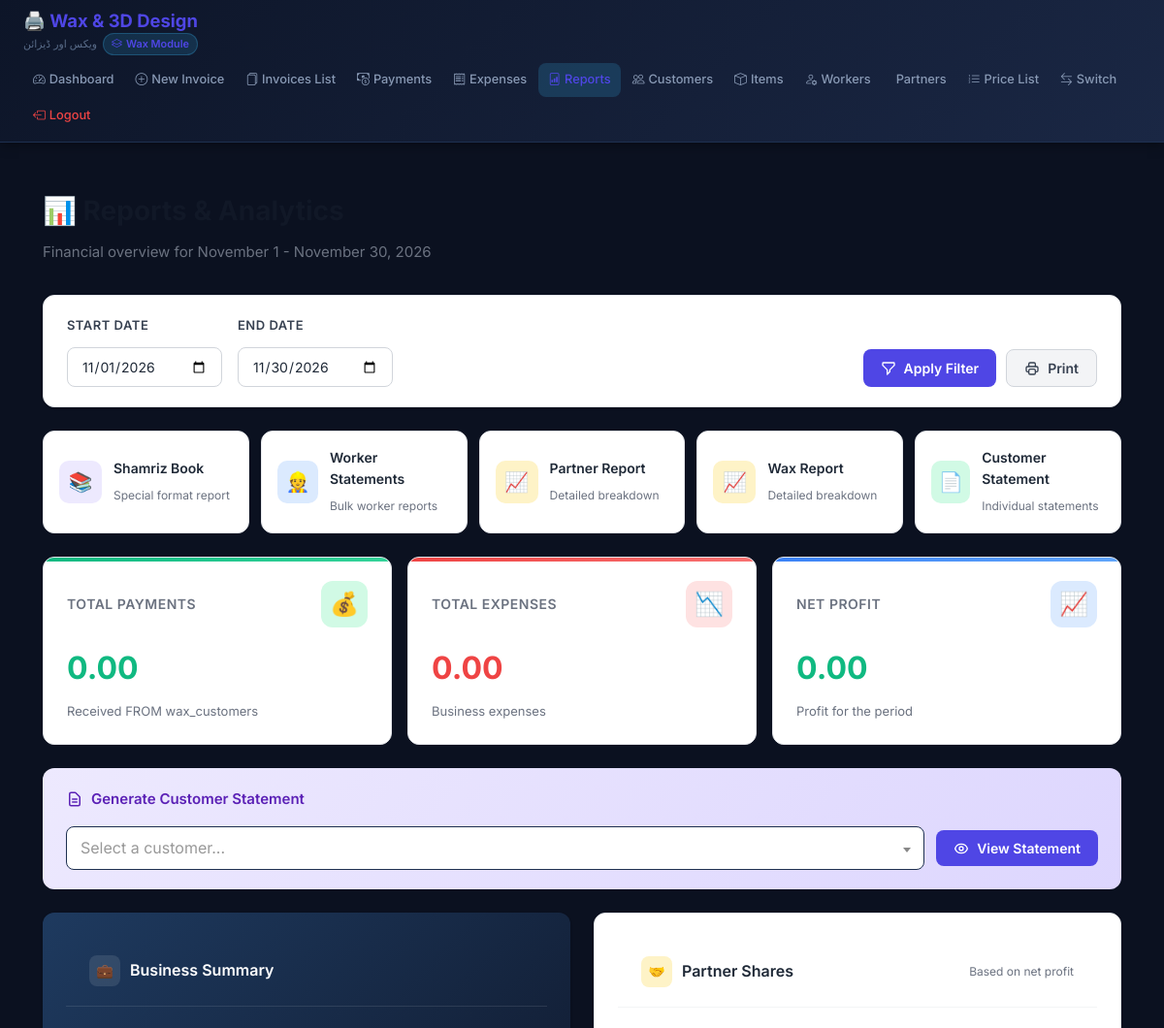
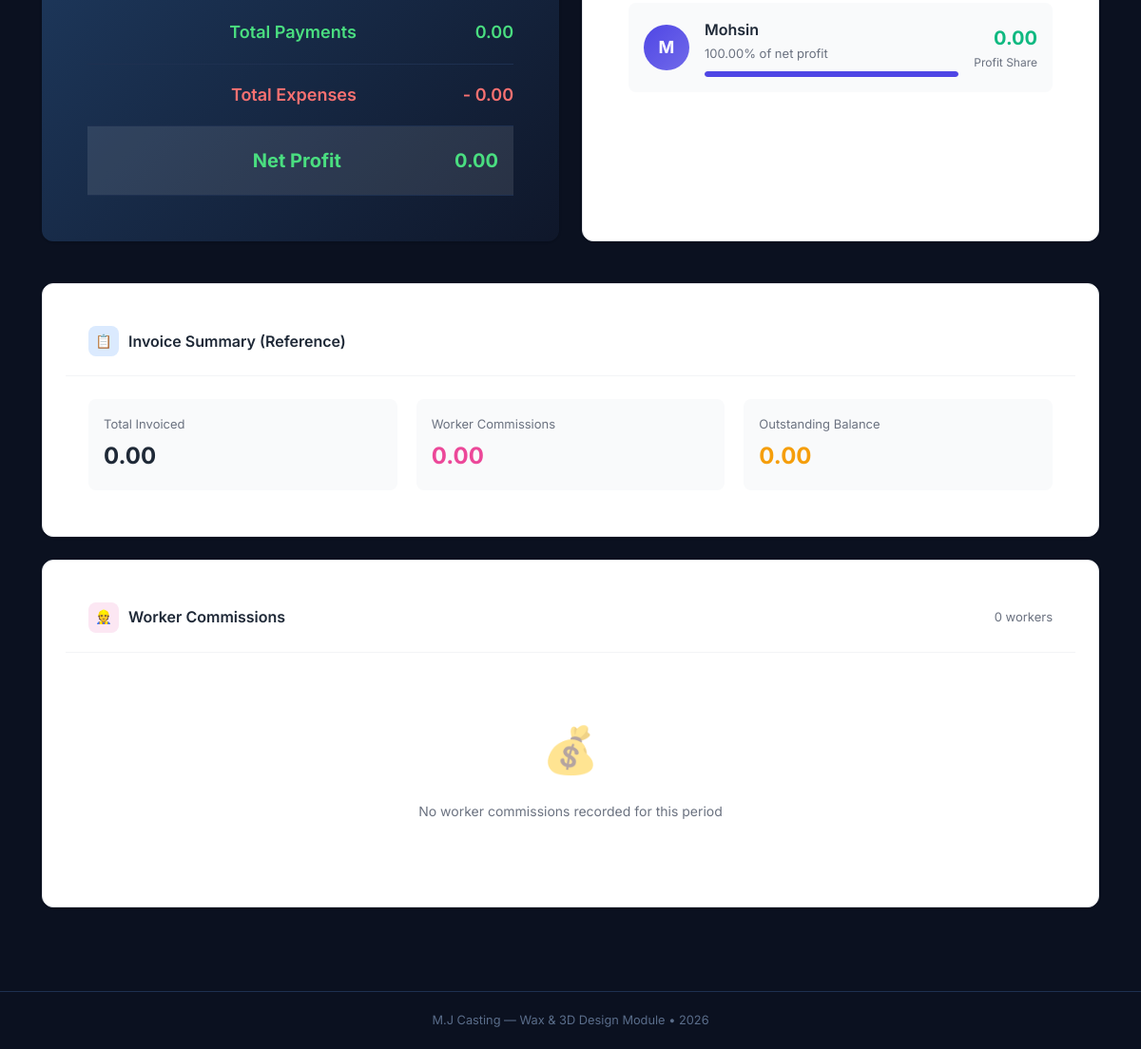
Screenshot of /wax/reports.php (signed in) with the database file from the repository (2 pictures, top to bottom).
### tables this page shows
CREATE TABLE `wax_partners` (
  `id` int(11) NOT NULL,
  `name` varchar(100) NOT NULL,
  `share_percentage` decimal(5,2) NOT NULL,
  `active` tinyint(1) DEFAULT 1
);

### wax/includes/functions.php (called while the page is built, shortened)
<?php
function format_currency($amount) {
    return number_format($amount, 2);
}

### wax/reports.php (the view, shortened to what this page needs)
<?php
require_once __DIR__ . '/includes/functions.php';
$pdo = getDB();
$start_date = $_GET['start_date'] ?? $_COOKIE['report_start_date'] ?? date('Y-m-01');
$end_date = $_GET['end_date'] ?? $_COOKIE['report_end_date'] ?? date('Y-m-t');
$stmt = $pdo->prepare("SELECT SUM(amount) FROM wax_payments WHERE payment_date BETWEEN ? AND ?");
$stmt->execute([$start_date, $end_date]);
$total_payments = $stmt->fetchColumn() ?: 0;
$stmt = $pdo->prepare("SELECT SUM(amount) FROM wax_expenses WHERE expense_date BETWEEN ? AND ?");
$stmt->execute([$start_date, $end_date]);
$total_expenses = $stmt->fetchColumn() ?: 0;
$net_profit = $total_payments - $total_expenses;
$sql = "
    SELECT
        SUM(ii.amount) as total_billed,
        SUM(ii.amount * (ii.worker_percentage / 100)) as total_worker_comm
    FROM wax_invoice_items ii
    JOIN wax_invoices i ON ii.invoice_id = i.id
    WHERE i.invoice_date BETWEEN ? AND ?
";
$stmt = $pdo->prepare($sql);
$stmt->execute([$start_date, $end_date]);
$invoice_stats = $stmt->fetch();
$total_billed = $invoice_stats['total_billed'] ?: 0;
$total_worker_comm = $invoice_stats['total_worker_comm'] ?: 0;
$sql_workers = "
    SELECT
        w.id,
        w.name,
        SUM(ii.commission_amount) as commission
    FROM wax_invoice_items ii
    JOIN wax_invoices i ON ii.invoice_id = i.id
    JOIN wax_workers w ON ii.worker_id = w.id
    WHERE i.invoice_date BETWEEN ? AND ?
    GROUP BY w.id, w.name
    HAVING commission > 0
    ORDER BY commission DESC
";
$stmt = $pdo->prepare($sql_workers);
$stmt->execute([$start_date, $end_date]);
$worker_stats = $stmt->fetchAll();
$partners = $pdo->query("SELECT name, share_percentage FROM wax_partners WHERE active = 1")->fetchAll();
include __DIR__ . '/templates/header.php';
?>
<div class="reports-container">
    <div class="page-header">
        <h1>📊 Reports & Analytics</h1>
        <p>Financial overview for <?= date('F j', strtotime($start_date)) ?> - <?= date('F j, Y', strtotime($end_date)) ?></p>
    </div>
    <div class="filter-section">
        <form method="GET" class="filter-row">
            <div class="filter-group">
                <label>Start Date</label>
                <input type="date" name="start_date" value="<?= $start_date ?>">
            </div>
            <div class="filter-group">
                <label>End Date</label>
                <input type="date" name="end_date" value="<?= $end_date ?>">
            </div>
            <div class="filter-actions">
                <button type="submit" class="btn btn-primary">
                    <svg width="16" height="16" fill="none" stroke="currentColor" viewBox="0 0 24 24">
                        <path stroke-linecap="round" stroke-linejoin="round" stroke-width="2" d="M3 4a1 1 0 011-1h16a1 1 0 011 1v2.586a1 1 0 01-.293.707l-6.414 6.414a1 1 0 00-.293.707V17l-4 4v-6.586a1 1 0 00-.293-.707L3.293 7.293A1 1 0 013 6.586V4z"/>
                    </svg>
                    Apply Filter
                </button>
                <button type="button" class="btn btn-secondary" onclick="window.print()">
                    Print
                </button>
            </div>
        </form>
    </div>
    <div class="quick-actions">
        <a href="print_shamriz_book.php?start_date=<?= $start_date ?>&end_date=<?= $end_date ?>" class="quick-action-card">
            <div class="quick-action-icon purple">📚</div>
            <div class="quick-action-text">
                <h4>Shamriz Book</h4>
                <span>Special format report</span>
            </div>
        </a>
        <a href="report_bulk_worker.php?start_date=<?= $start_date ?>&end_date=<?= $end_date ?>" class="quick-action-card">
            <div class="quick-action-icon blue">👷</div>
            <div class="quick-action-text">
                <h4>Worker Statements</h4>
                <span>Bulk worker reports</span>
            </div>
        </a>
        <a href="report_partner_advanced.php?start_date=<?= $start_date ?>&end_date=<?= $end_date ?>" class="quick-action-card">
            <div class="quick-action-icon amber">📈</div>
            <div class="quick-action-text">
                <h4>Partner Report</h4>
                <span>Detailed breakdown</span>
            </div>
        </a>
                <a href="report_wax.php?start_date=<?= $start_date ?>&end_date=<?= $end_date ?>" class="quick-action-card">
            <div class="quick-action-icon amber">📈</div>
            <div class="quick-action-text">
                <h4>Wax Report</h4>
                <span>Detailed breakdown</span>
            </div>
        </a>
        <a href="#" class="quick-action-card" onclick="document.getElementById('customerSelect').focus(); return false;">
            <div class="quick-action-icon green">📄</div>
            <div class="quick-action-text">
                <h4>Customer Statement</h4>
                <span>Individual statements</span>
            </div>
        </a>
    </div>
    <div class="stats-grid">
        <div class="stat-card payments">
            <div class="stat-header">
                <span class="stat-label">Total Payments</span>
                <div class="stat-icon">💰</div>
            </div>
            <div class="stat-value"><?= format_currency($total_payments) ?></div>
            <div class="stat-subtitle">Received FROM wax_customers</div>
        </div>
        <div class="stat-card expenses">
            <div class="stat-header">
                <span class="stat-label">Total Expenses</span>
                <div class="stat-icon">📉</div>
            </div>
            <div class="stat-value"><?= format_currency($total_expenses) ?></div>
            <div class="stat-subtitle">Business expenses</div>
        </div>
        <div class="stat-card profit">
            <div class="stat-header">
                <span class="stat-label">Net Profit</span>
                <div class="stat-icon"><?= $net_profit >= 0 ? '📈' : '📉' ?></div>
            </div>
            <div class="stat-value"><?= format_currency($net_profit) ?></div>
            <div class="stat-subtitle"><?= $net_profit >= 0 ? 'Profit' : 'Loss' ?> for the period</div>
        </div>
    </div>
    <div class="customer-statement-section">
        <h4>
            <svg width="18" height="18" fill="none" stroke="currentColor" viewBox="0 0 24 24">
                <path stroke-linecap="round" stroke-linejoin="round" stroke-width="2" d="M9 12h6m-6 4h6m2 5H7a2 2 0 01-2-2V5a2 2 0 012-2h5.586a1 1 0 01.707.293l5.414 5.414a1 1 0 01.293.707V19a2 2 0 01-2 2z"/>
            </svg>
            Generate Customer Statement
        </h4>
        <form action="statement_customer.php" method="GET" class="customer-statement-form">
            <div class="select-wrapper">
            </div>
            <button type="submit" class="btn btn-primary">
                View Statement
            </button>
        </form>
    </div>
    <div class="content-grid">
        <div class="card summary-card">
            <div class="card-header">
                <h3>
                    <span class="icon" style="background: rgba(255,255,255,0.1);">💼</span>
                    Business Summary
                </h3>
            </div>
            <div class="card-body">
                <table class="summary-table">
                    <tr>
                        <td class="text-green">Total Payments</td>
                        <td class="text-green"><?= format_currency($total_payments) ?></td>
                    </tr>
                    <tr>
                        <td class="text-red">Total Expenses</td>
                        <td class="text-red">- <?= format_currency($total_expenses) ?></td>
                    </tr>
                    <tr class="total">
                        <td class="<?= $net_profit >= 0 ? 'profit-positive' : 'profit-negative' ?>">Net Profit</td>
                        <td class="<?= $net_profit >= 0 ? 'profit-positive' : 'profit-negative' ?>">
                            <?= format_currency($net_profit) ?>
                        </td>
                    </tr>
                </table>
            </div>
        </div>
        <div class="card">
            <div class="card-header">
                <h3>
                    <span class="icon" style="background: #fef3c7; color: #d97706;">🤝</span>
                    Partner Shares
                </h3>
                <span style="font-size: 12px; color: var(--gray-500);">Based on net profit</span>
            </div>
            <div class="card-body">
                <div class="partner-grid">
                    <?php foreach ($partners as $index => $p):
                        $share_amt = $net_profit * ($p['share_percentage'] / 100);
                        $colors = ['#4f46e5', '#7c3aed', '#2563eb', '#0891b2'];
                        $color = $colors[$index % count($colors)];
                    ?>
                    <div class="partner-card">
                        <div class="partner-avatar" style="background: linear-gradient(135deg, <?= $color ?> 0%, <?= $color ?>cc 100%);">
                            <?= strtoupper(substr($p['name'], 0, 1)) ?>
                        </div>
                        <div class="partner-info">
                            <div class="partner-name"><?= htmlspecialchars($p['name']) ?></div>
                            <div class="partner-percentage"><?= $p['share_percentage'] ?>% of net profit</div>
                            <div class="progress-bar">
                                <div class="progress-fill" style="width: <?= $p['share_percentage'] ?>%; background: <?= $color ?>;"></div>
                            </div>
                        </div>
                        <div class="partner-amount">
                            <div class="value"><?= format_currency($share_amt) ?></div>
                            <div class="label"><?= $share_amt >= 0 ? 'Profit Share' : 'Loss Share' ?></div>
                        </div>
                    </div>
                    <?php endforeach; ?>
                </div>
            </div>
        </div>
    </div>
    <div class="card" style="margin-bottom: 24px;">
        <div class="card-header">
            <h3>
                <span class="icon" style="background: #dbeafe; color: #2563eb;">📋</span>
                Invoice Summary (Reference)
            </h3>
        </div>
        <div class="card-body">
            <div style="display: grid; grid-template-columns: repeat(auto-fit, minmax(200px, 1fr)); gap: 20px;">
                <div style="padding: 16px; background: var(--gray-50); border-radius: var(--radius-sm);">
                    <div style="font-size: 13px; color: var(--gray-500); margin-bottom: 4px;">Total Invoiced</div>
                    <div style="font-size: 24px; font-weight: 700; color: var(--gray-800);"><?= format_currency($total_billed) ?></div>
                </div>
                <div style="padding: 16px; background: var(--gray-50); border-radius: var(--radius-sm);">
                    <div style="font-size: 13px; color: var(--gray-500); margin-bottom: 4px;">Worker Commissions</div>
                    <div style="font-size: 24px; font-weight: 700; color: #ec4899;"><?= format_currency($total_worker_comm) ?></div>
                </div>
                <div style="padding: 16px; background: var(--gray-50); border-radius: var(--radius-sm);">
                    <div style="font-size: 13px; color: var(--gray-500); margin-bottom: 4px;">Outstanding Balance</div>
                    <div style="font-size: 24px; font-weight: 700; color: var(--warning);"><?= format_currency($total_billed - $total_payments) ?></div>
                </div>
            </div>
        </div>
    </div>
    <div class="card">
        <div class="card-header">
            <h3>
                <span class="icon" style="background: #fce7f3; color: #ec4899;">👷</span>
                Worker Commissions
            </h3>
            <span style="font-size: 13px; color: var(--gray-500);"><?= count($worker_stats) ?> workers</span>
        </div>
        <?php if (!empty($worker_stats)): ?>
        <table class="worker-table">
            <thead>
                <tr>
                    <th>Worker</th>
                    <th style="text-align: right;">Commission Amount</th>
                    <th style="text-align: right; width: 120px;">Actions</th>
                </tr>
            </thead>
            <tbody>
                <?php
                $max_commission = max(array_column($worker_stats, 'commission'));
                foreach ($worker_stats as $w):
                    $percentage = $max_commission > 0 ? ($w['commission'] / $max_commission) * 100 : 0;
                ?>
                <tr>
                    <td>
                        <div class="worker-info">
                            <div class="worker-avatar">
                                <?= strtoupper(substr($w['name'], 0, 2)) ?>
                            </div>
                            <div>
                                <div class="worker-name"><?= htmlspecialchars($w['name']) ?></div>
                                <div style="margin-top: 4px;">
                                    <div class="progress-bar" style="width: 100px; height: 4px;">
                                        <div class="progress-fill" style="width: <?= $percentage ?>%; background: linear-gradient(90deg, #f0abfc, #c084fc);"></div>
                                    </div>
                                </div>
                            </div>
                        </div>
                    </td>
                    <td style="text-align: right;">
                        <span class="commission-amount"><?= format_currency($w['commission']) ?></span>
                    </td>
                    <td style="text-align: right;">
                        <a href="statement_worker.php?worker_id=<?= $w['id'] ?>&start_date=<?= $start_date ?>&end_date=<?= $end_date ?>"
                           class="btn btn-secondary btn-sm">
                            <svg width="14" height="14" fill="none" stroke="currentColor" viewBox="0 0 24 24">
                                <path stroke-linecap="round" stroke-linejoin="round" stroke-width="2" d="M9 12h6m-6 4h6m2 5H7a2 2 0 01-2-2V5a2 2 0 012-2h5.586a1 1 0 01.707.293l5.414 5.414a1 1 0 01.293.707V19a2 2 0 01-2 2z"/>
                            </svg>
                            Statement
                        </a>
                    </td>
                </tr>
                <?php endforeach; ?>
            </tbody>
        </table>
        <?php else: ?>
        <div class="card-body">
            <div class="empty-state">
                <div class="icon">💰</div>
                <p>No worker commissions recorded for this period</p>
            </div>
        </div>
        <?php endif; ?>
    </div>
</div>
<?php include __DIR__ . '/templates/footer.php'; ?>

### rows the page displays
wax_partners: name "M", name "Mohsin", share_percentage "100.00", share_amt "0.00", shows "Profit Share"

### other values shown
date('F j', strtotime($start_date)) "November 1"
date('F j, Y', strtotime($end_date)) "November 30, 2026"
format_currency($total_payments) "0.00"
format_currency($total_expenses) "0.00"
format_currency($net_profit) "0.00"
format_currency($total_billed) "0.00"
format_currency($total_worker_comm) "0.00"
format_currency($total_billed - $total_payments) "0.00"
count($worker_stats) "0"
